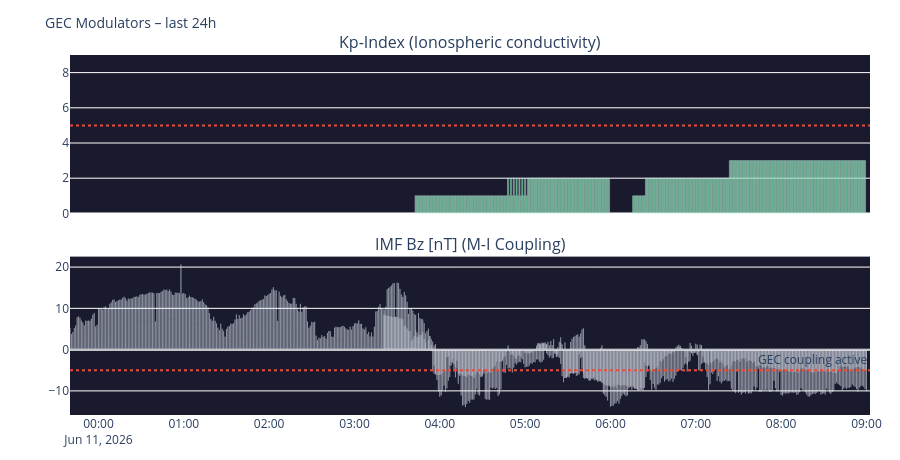

Notebook code for this chart:
### Code cell
# ============================================================
# KP TIME SERIES + IMF BZ (GEC modulator last 24h)
# ============================================================

panels = []
if raw['kp']:    panels.append(('kp',     df_kp,  'Kp-Index (Ionospheric conductivity)', '#7F77DD', 'bar'))
if raw['imf'] and 'bz_gsm' in pd.DataFrame(raw['imf']).columns:
    df_imf2 = pd.DataFrame(raw['imf'])
    tc2 = next((c for c in df_imf2.columns if 'time' in c.lower()), df_imf2.columns[0])
    df_imf2['time']   = pd.to_datetime(df_imf2[tc2])
    df_imf2['bz_gsm'] = pd.to_numeric(df_imf2['bz_gsm'], errors='coerce')
    df_imf2 = df_imf2.dropna(subset=['bz_gsm']).sort_values('time').tail(1440)
    panels.append(('bz_gsm', df_imf2, 'IMF Bz [nT] (M-I Coupling)', '#534AB7', 'line'))

if panels:
    fig = make_subplots(rows=len(panels), cols=1, shared_xaxes=True,
                        subplot_titles=[p[2] for p in panels], vertical_spacing=0.12)
    for i, (col, df, title, color, kind) in enumerate(panels, 1):
        ds = df.dropna(subset=[col])
        if kind == 'bar':
            mc = ['#2ecc71' if v < 4 else '#f39c12' if v < 6 else '#e74c3c' for v in ds[col]]
            fig.add_trace(go.Bar(x=ds['time'], y=ds[col], marker_color=mc, opacity=0.8), row=i, col=1)
            fig.add_hline(y=5, line_dash='dot', line_color='#e74c3c', row=i, col=1)
            fig.update_yaxes(range=[0, 9], row=i, col=1)
        else:
            mc = ['#e74c3c' if v < -5 else '#2ecc71' if v > 5 else '#888780' for v in ds[col]]
            fig.add_trace(go.Bar(x=ds['time'], y=ds[col], marker_color=mc, opacity=0.75), row=i, col=1)
            fig.add_hline(y=0, line_color='gray', line_width=0.5, row=i, col=1)
            fig.add_hline(y=-5, line_dash='dot', line_color='#e74c3c',
                          annotation_text='GEC coupling active', row=i, col=1)

    fig.update_layout(
        title=dict(text='GEC Modulators – last 24h', font=dict(size=14)),
        height=180*len(panels)+100, showlegend=False,
        plot_bgcolor='#1a1a2e', paper_bgcolor='rgba(0,0,0,0)',
        margin=dict(l=70, r=30, t=55, b=40)
    )
    fig.show()

### Figure 1 — Plotly figure (JSON) as saved in the notebook; plotly's stock layout.template omitted (floating-point values rounded to 4 significant figures; data arrays with more than 128 entries replaced by an {"elided": "..."} marker saying what was removed)
{"data": [{"marker": {"color": {"elided": "357 str values"}}, "opacity": 0.8, "type": "bar", "x": {"elided": "357 str values"}, "xaxis": "x", "y": {"elided": "357 float values"}, "yaxis": "y"}, {"marker": {"color": {"elided": "1440 str values"}}, "opacity": 0.75, "type": "bar", "x": {"elided": "1440 str values"}, "xaxis": "x2", "y": {"elided": "1440 float values"}, "yaxis": "y2"}], "layout": {"annotations": [{"font": {"size": 16}, "showarrow": false, "text": "Kp-Index (Ionospheric conductivity)", "x": 0.5, "xanchor": "center", "xref": "paper", "y": 1.0, "yanchor": "bottom", "yref": "paper"}, {"font": {"size": 16}, "showarrow": false, "text": "IMF Bz [nT] (M-I Coupling)", "x": 0.5, "xanchor": "center", "xref": "paper", "y": 0.44, "yanchor": "bottom", "yref": "paper"}, {"showarrow": false, "text": "GEC coupling active", "x": 1, "xanchor": "right", "xref": "x2 domain", "y": -5, "yanchor": "bottom", "yref": "y2"}], "height": 460, "margin": {"b": 40, "l": 70, "r": 30, "t": 55}, "paper_bgcolor": "rgba(0,0,0,0)", "plot_bgcolor": "#1a1a2e", "shapes": [{"line": {"color": "#e74c3c", "dash": "dot"}, "type": "line", "x0": 0, "x1": 1, "xref": "x domain", "y0": 5, "y1": 5, "yref": "y"}, {"line": {"color": "gray", "width": 0.5}, "type": "line", "x0": 0, "x1": 1, "xref": "x2 domain", "y0": 0, "y1": 0, "yref": "y2"}, {"line": {"color": "#e74c3c", "dash": "dot"}, "type": "line", "x0": 0, "x1": 1, "xref": "x2 domain", "y0": -5, "y1": -5, "yref": "y2"}], "showlegend": false, "title": {"font": {"size": 14}, "text": "GEC Modulators – last 24h"}, "xaxis": {"anchor": "y", "domain": [0.0, 1.0], "matches": "x2", "showticklabels": false}, "xaxis2": {"anchor": "y2", "domain": [0.0, 1.0]}, "yaxis": {"anchor": "x", "domain": [0.56, 1.0], "range": [0, 9]}, "yaxis2": {"anchor": "x2", "domain": [0.0, 0.44]}}}
